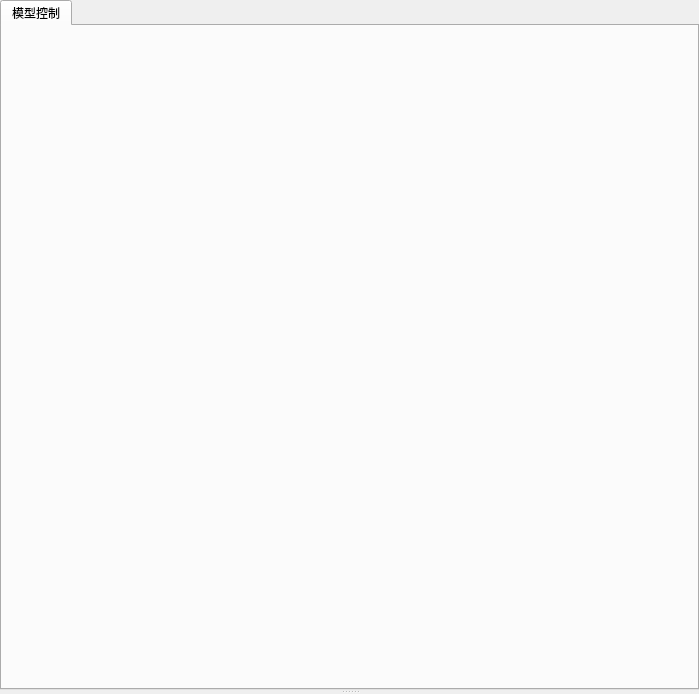
<?xml version="1.0" encoding="UTF-8"?>
<ui version="4.0">
 <class>Robot3DForDDR6Form</class>
 <widget class="QWidget" name="Robot3DForDDR6Form">
  <property name="geometry">
   <rect>
    <x>0</x>
    <y>0</y>
    <width>699</width>
    <height>694</height>
   </rect>
  </property>
  <property name="windowTitle">
   <string>Form</string>
  </property>
  <property name="styleSheet">
   <string notr="true">#QScrollArea {
	background-color: rgb(39,39,39);
	border: none;
}

#scrollAreaContents {
	background-color: rgb(39,39,39);
	border: none;
}
</string>
  </property>
  <layout class="QVBoxLayout" name="verticalLayout">
   <property name="leftMargin">
    <number>0</number>
   </property>
   <property name="topMargin">
    <number>0</number>
   </property>
   <property name="rightMargin">
    <number>0</number>
   </property>
   <property name="bottomMargin">
    <number>0</number>
   </property>
   <item>
    <widget class="QSplitter" name="splitter">
     <property name="lineWidth">
      <number>4</number>
     </property>
     <property name="orientation">
      <enum>Qt::Vertical</enum>
     </property>
     <widget class="QTabWidget" name="tabWidget">
      <property name="minimumSize">
       <size>
        <width>0</width>
        <height>0</height>
       </size>
      </property>
      <property name="currentIndex">
       <number>0</number>
      </property>
      <widget class="QWidget" name="tabWidgetPage1">
       <attribute name="title">
        <string>模型控制</string>
       </attribute>
       <layout class="QVBoxLayout" name="verticalLayout_4">
        <property name="leftMargin">
         <number>0</number>
        </property>
        <property name="topMargin">
         <number>0</number>
        </property>
        <property name="rightMargin">
         <number>0</number>
        </property>
        <property name="bottomMargin">
         <number>0</number>
        </property>
        <item>
         <widget class="DDR6RobotWidget" name="robot3D_virtual" native="true">
          <property name="minimumSize">
           <size>
            <width>300</width>
            <height>0</height>
           </size>
          </property>
          <property name="maximumSize">
           <size>
            <width>16777215</width>
            <height>16777215</height>
           </size>
          </property>
         </widget>
        </item>
       </layout>
      </widget>
     </widget>
     <widget class="QWidget" name="layoutWidget">
      <layout class="QVBoxLayout" name="verticalLayout_2">
       <property name="leftMargin">
        <number>0</number>
       </property>
       <item>
        <widget class="RobotControlForm" name="robotControl" native="true">
         <property name="minimumSize">
          <size>
           <width>0</width>
           <height>0</height>
          </size>
         </property>
         <property name="maximumSize">
          <size>
           <width>16777215</width>
           <height>16777215</height>
          </size>
         </property>
        </widget>
       </item>
      </layout>
     </widget>
    </widget>
   </item>
  </layout>
 </widget>
 <customwidgets>
  <customwidget>
   <class>RobotControlForm</class>
   <extends>QWidget</extends>
   <header>robotcontrolform.h</header>
   <container>1</container>
  </customwidget>
  <customwidget>
   <class>DDR6RobotWidget</class>
   <extends>QWidget</extends>
   <header>ddr6robotwidget.h</header>
   <container>1</container>
  </customwidget>
 </customwidgets>
 <resources/>
 <connections/>
</ui>
